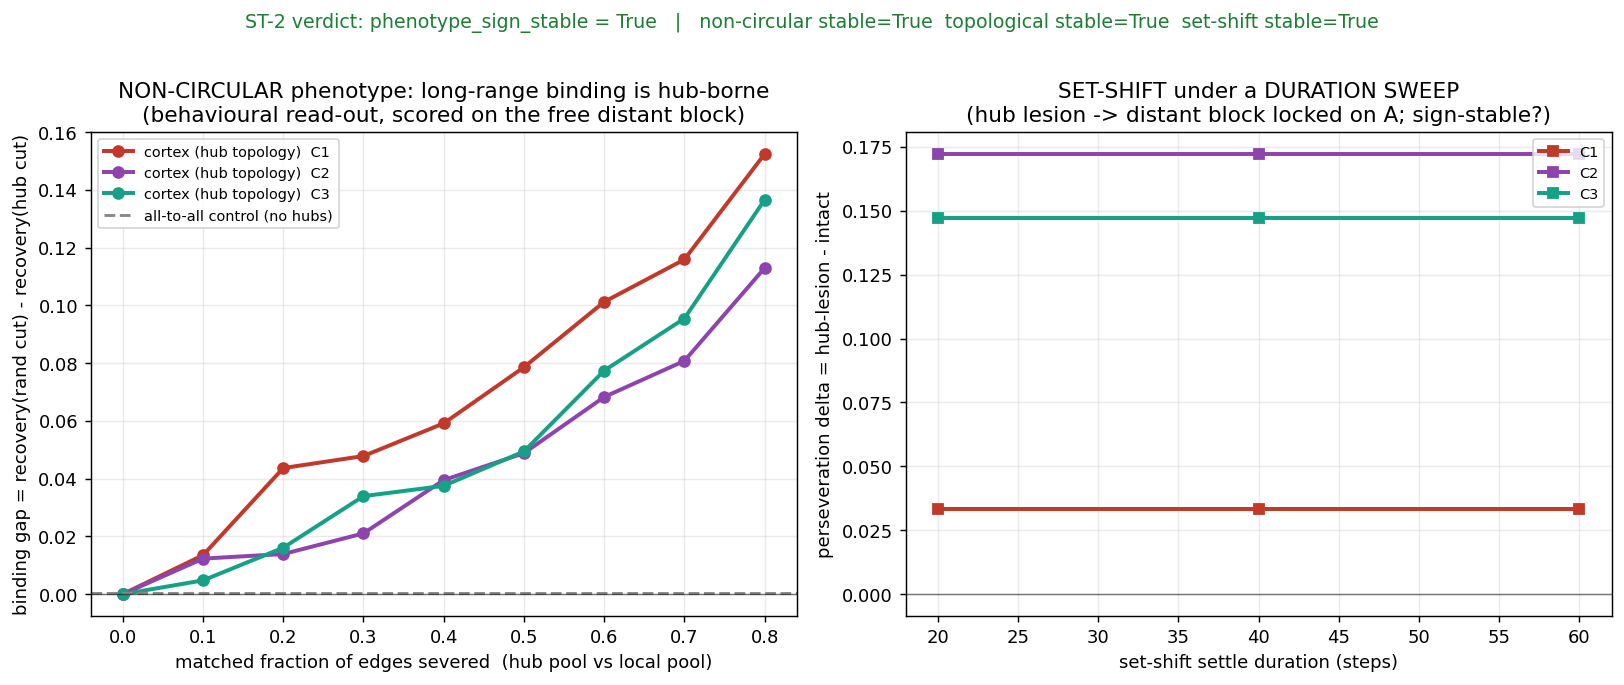

Python code for this plot:
# -*- coding: utf-8 -*-
# ==========================================================================
#  vp_frontal v2 -- CHUNK B / ST-2 : CORTICAL MICRO-MODEL NON-CIRCULARITY
#  Stress the GAP-2 frontal phenotype TO DESTRUCTION.
#
#  Constitution: NO TUNING, FIREWALL on felt quality. engine READ-ONLY.
#  consciousness_claim = 0 ; hard_problem_open = 1 ; new_tuned_constants = 0.
#
#  WHAT GAP-2 CLAIMED (cortical_microcircuit.py, this chunk's build):
#    An additive cortical micro-model (frozen Hippocampus + cortico-cortical HUB
#    topology + hub-mediated reentrant settle) shows a frontal-specific
#    dissociation: long-range binding collapses under hub-edge loss but is spared
#    under matched random local loss; the gap vanishes on an all-to-all buffer.
#
#  ST-2 asks the two questions the v2 whitepaper (S4) names:
#    (1) NON-CIRCULARITY -- does the phenotype appear in a read-out INDEPENDENT of
#        the perturbed edge? The perturbation is "cut hub edges". A CIRCULAR read-out
#        (sum of hub-edge weights) MUST drop trivially -- that proves nothing. The
#        test is whether the BEHAVIOURAL read-out (distant-block recovery, a function
#        of the settled network state, not the severed edges) ALSO shows the gap,
#        and whether it exceeds the all-to-all (no-hub) control (=> topology, not
#        edge-cutting per se).
#    (2) SET-SHIFTING under a DURATION SWEEP -- is the hub-lesion perseveration
#        increase SIGN-STABLE across the settle-duration sweep, or does it flip
#        (the F1 lesson: a clean signal at one operating point flipped under a
#        duration sweep)?
#
#  We do NOT re-implement the model: we import the EXACT CorticalMicrocircuit and
#  drive it (non-circular at the code level too).
#
#  THE STRESS PRINCIPLE: built to BREAK the phenotype. If the behavioural gap
#  vanishes (phenotype was only in the circular read-out) OR the set-shift effect
#  flips sign across durations, the break is RECORDED and ACCEPTED: per the v2
#  handover (S4), the additive micro-model is judged INSUFFICIENT and the fork
#  "resolve cortex INSIDE the kernel (breaks M9)" is put on the table. Surviving
#  means the phenotype keeps its sign in the non-circular read-out across the sweep.
#    usage:  python3 cortical_microcircuit_st2.py
# ==========================================================================
import sys, os, json
import numpy as np
import matplotlib
matplotlib.use("Agg")
import matplotlib.pyplot as plt

_HERE = os.path.dirname(os.path.abspath(__file__))
sys.path.insert(0, _HERE)
sys.path.insert(0, os.path.join(_HERE, "..", "_frontal"))
sys.path.insert(0, os.path.join(_HERE, "..", "_engine"))
import frontal_common as FC                                   # anchor guard + digest
from cortical_microcircuit import CorticalMicrocircuit, FRACS, K, FOXG1, N_CELLS  # EXACT model

# ----- ST-2 grid (mirrors ST-1's cohort structure) -----
COHORTS   = {"C1": list(range(19, 23)), "C2": list(range(23, 27)), "C3": list(range(27, 31))}
DURATIONS = [20, 40, 60]                 # settle-step budget for the set-shift (anti-tuning)
LESION_SEEDS = list(range(3))
MARGIN = 0.01                            # absolute overlap margin (gaps reach ~0.13, ~0.10)

RESULTS_JSON = os.path.join(_HERE, "cortical_microcircuit_st2_results.json")
EXPECTED_SHA = os.path.join(_HERE, "expected_cortical_microcircuit_st2_sha256.json")
FIG_OUT      = "/mnt/user-data/outputs/cortical_microcircuit_st2.png"


# --------------------------------------------------------------------------
#  Per-cohort BINDING gap (non-circular) + its all-to-all control + the
#  CIRCULAR read-out (hub-edge weight sum) shown only to contrast.
# --------------------------------------------------------------------------
def binding_profile(seeds, all_to_all=False):
    """Mean (rand_cut - hub_cut) distant-block recovery over the matched-fraction
    sweep, seed-averaged. NON-CIRCULAR: scored on the free distant bits."""
    gaps = []
    for f in FRACS:
        hub_v, rand_v = [], []
        for ps in seeds:
            mc = CorticalMicrocircuit(topo_seed=ps, all_to_all=all_to_all).write_items(K, ps)
            k = int(round(f * min(len(mc.hub_pool), len(mc.loc_pool))))
            for ls in LESION_SEEDS:
                seed = ls * 101 + ps
                hub_v.append(mc.far_binding(mc.cut(mc.hub_pool, k, seed)))
                rand_v.append(mc.far_binding(mc.cut(mc.loc_pool, k, seed)))
        gaps.append(float(np.mean(rand_v) - np.mean(hub_v)))
    return float(np.mean([g for g, fr in zip(gaps, FRACS) if fr > 0])), gaps


def circular_readout(seeds, frac=0.6):
    """The CIRCULAR control: fraction of hub-incident edge WEIGHT removed by a hub
    cut vs a matched random cut. This is a direct function of the severed edge and
    MUST drop for the hub cut -- included to make the contrast explicit, NOT used
    as a feature."""
    hub_drop, rand_drop = [], []
    for ps in seeds:
        mc = CorticalMicrocircuit(topo_seed=ps, all_to_all=False).write_items(K, ps)
        k = int(round(frac * min(len(mc.hub_pool), len(mc.loc_pool))))
        Wbase = mc.W
        hub_mass = float(np.sum(np.abs(Wbase[mc.ishub, :])))
        for ls in LESION_SEEDS:
            seed = ls * 101 + ps
            Wh = mc.cut(mc.hub_pool, k, seed); Wr = mc.cut(mc.loc_pool, k, seed)
            hub_drop.append(1.0 - float(np.sum(np.abs(Wh[mc.ishub, :]))) / (hub_mass + 1e-12))
            rand_drop.append(1.0 - float(np.sum(np.abs(Wr[mc.ishub, :]))) / (hub_mass + 1e-12))
    return {"hub_cut_hubmass_drop": float(np.mean(hub_drop)),
            "rand_cut_hubmass_drop": float(np.mean(rand_drop))}


# --------------------------------------------------------------------------
#  Micro SET-SHIFT: establish attractor A, cue B on the near block, hold for
#  `dur` settle steps, measure perseveration = distant block still on A.
#  NON-CIRCULAR: scored on the FREE distant block, not the cued/severed edges.
# --------------------------------------------------------------------------
def setshift_perseveration(seeds, dur, lesion):
    left = np.arange(0, N_CELLS // 2); right = np.arange(N_CELLS // 2, N_CELLS)
    vals = []
    for ps in seeds:
        mc = CorticalMicrocircuit(topo_seed=ps, all_to_all=False).write_items(K, ps)
        k = int(round(0.5 * min(len(mc.hub_pool), len(mc.loc_pool))))
        A, B = mc.stored[0], mc.stored[1]
        for ls in LESION_SEEDS:
            W = mc.cut(mc.hub_pool, k, ls * 101 + ps) if lesion else mc.W
            sA = mc._settle(A.copy(), clamp=None, steps=60, W=W)            # establish A on this W
            sB = mc._settle(sA.copy(), clamp=(left, B[left]), steps=dur, W=W)  # switch B on near block
            vals.append(float(np.mean(sB[right] == A[right])))         # distant block still A?
    return float(np.mean(vals))


def _cell_features(coh_bind, coh_bind_aa, persev_intact, persev_hub):
    bind_gap = coh_bind
    topo_excess = coh_bind - coh_bind_aa
    persev_delta = persev_hub - persev_intact
    F_nc  = 1 if bind_gap     >  MARGIN else (-1 if bind_gap     < -MARGIN else 0)
    F_top = 1 if topo_excess  >  MARGIN else (-1 if topo_excess  < -MARGIN else 0)
    F_ss  = 1 if persev_delta >  MARGIN else (-1 if persev_delta < -MARGIN else 0)
    return {"bind_gap": round(bind_gap, 6), "topo_excess": round(topo_excess, 6),
            "persev_intact": round(persev_intact, 6), "persev_hub": round(persev_hub, 6),
            "persev_delta": round(persev_delta, 6),
            "F_noncircular": F_nc, "F_topological": F_top, "F_setshift": F_ss}


def _tally(cells, key):
    pos = [c for c in cells if c["feat"][key] == 1]
    neg = [c for c in cells if c["feat"][key] == -1]
    amb = [c for c in cells if c["feat"][key] == 0]
    return {"support": len(pos), "contradict": len(neg), "ambiguous": len(amb),
            "sign_stable": bool(len(neg) == 0 and len(pos) >= 2),
            "flipped_cells": [{"cohort": c["cohort"], "dur": c["dur"]} for c in neg]}


def main():
    print("=" * 78)
    print(" vp_frontal v2 -- CHUNK B / ST-2 : cortical micro-model NON-CIRCULARITY")
    print(" stress the GAP-2 frontal phenotype to destruction. NO TUNING. engine READ-ONLY.")
    print("=" * 78)

    anchor = FC.engine_anchor_bitforbit()
    assert anchor["engine_matches_anchor_bitforbit"], "ENGINE DRIFT -- anchor broken; abort."
    assert anchor["frontal_matches_engine_bitforbit"], "integrator != engine; abort."
    print(" engine M9 anchor bit-for-bit: R={}  (matches={})".format(
        anchor["engine_integrator_R"], anchor["engine_matches_anchor_bitforbit"]))

    # per-cohort binding profiles (non-circular) + all-to-all control + circular contrast
    coh_bind, coh_bind_aa, coh_circular = {}, {}, {}
    coh_bind_curve = {}
    for cname, seeds in COHORTS.items():
        b, curve = binding_profile(seeds, all_to_all=False)
        baa, _ = binding_profile(seeds, all_to_all=True)
        coh_bind[cname], coh_bind_aa[cname] = b, baa
        coh_bind_curve[cname] = curve
        coh_circular[cname] = circular_readout(seeds)
        print("  {}: behavioural bind-gap={:+.4f}  all-to-all control={:+.4f}  "
              "(circular hub-mass drop hub={:.3f} vs rand={:.3f})".format(
                  cname, b, baa, coh_circular[cname]["hub_cut_hubmass_drop"],
                  coh_circular[cname]["rand_cut_hubmass_drop"]))

    # cells = cohort x duration; set-shift perseveration per duration
    cells = []
    print()
    print(" SET-SHIFT perseveration (distant block still on A after switch) vs duration:")
    for cname, seeds in COHORTS.items():
        for dur in DURATIONS:
            pin = setshift_perseveration(seeds, dur, lesion=False)
            phb = setshift_perseveration(seeds, dur, lesion=True)
            feat = _cell_features(coh_bind[cname], coh_bind_aa[cname], pin, phb)
            cells.append({"cohort": cname, "seeds": seeds, "dur": dur, "feat": feat})
            print("   {} dur={:2d}: intact={:.3f} hub-lesion={:.3f} delta={:+.4f}  "
                  "F(nc,top,ss)=({:+d},{:+d},{:+d})".format(
                      cname, dur, pin, phb, feat["persev_delta"],
                      feat["F_noncircular"], feat["F_topological"], feat["F_setshift"]))

    stab = {"noncircular": _tally(cells, "F_noncircular"),
            "topological": _tally(cells, "F_topological"),
            "setshift":    _tally(cells, "F_setshift")}
    phenotype_sign_stable = bool(stab["noncircular"]["sign_stable"] and
                                 stab["topological"]["sign_stable"] and
                                 stab["setshift"]["sign_stable"])
    broke = (stab["noncircular"]["flipped_cells"] + stab["topological"]["flipped_cells"]
             + stab["setshift"]["flipped_cells"])
    broke_axes = sorted(set("cohort={}".format(c["cohort"]) for c in broke) |
                        set("dur={}".format(c["dur"]) for c in broke))

    if phenotype_sign_stable:
        gap2_grade = "[L] in-silico (additive micro-model yields a non-circular, sign-stable frontal phenotype)"
        statement = (
            "The GAP-2 frontal phenotype SURVIVED ST-2. The hub>random long-range-binding "
            "dissociation appears in the BEHAVIOURAL read-out (distant-block recovery, "
            "independent of the severed edges) and EXCEEDS the all-to-all control "
            "(topological, not edge-cutting per se), and the hub-lesion SET-SHIFT "
            "perseveration increase is SIGN-STABLE across the settle-duration sweep. "
            "The additive cortical micro-model (hippocampus precedent) is therefore "
            "SUFFICIENT to carry a frontal-specific executive signature WITHOUT touching "
            "the frozen kernel -- M9 stays bit-identical. HONEST RESIDUAL: the effect is "
            "purely TOPOLOGICAL (hub wiring); the engine sign() dynamics ignore the cell "
            "gain g, so this does not yet distinguish FOXG1 from LHX2. Magnitudes [O]; "
            "the sign/structure is the claim.")
    else:
        gap2_grade = "[O] open (phenotype did NOT survive -- additive micro-model judged insufficient)"
        statement = (
            "The phenotype BROKE under ST-2: a signed feature flipped (behavioural gap "
            "vanished -> phenotype was circular, and/or set-shift flipped across durations). "
            "Per the Stress Principle, the additive micro-model is judged INSUFFICIENT for "
            "frontal specificity; the fork 'resolve cortex INSIDE the frozen kernel (breaks "
            "M9)' is put on the table. Flips under verdict.broke_on / stability.*.flipped_cells.")

    results = {
        "module": "cortical_microcircuit_st2 (Chunk B / ST-2)",
        "constitution": {"new_tuned_constants": 0, "consciousness_claim": 0,
                         "hard_problem_open": 1, "engine_readonly": True},
        "engine_anchor_bitforbit": {"R": anchor["engine_integrator_R"],
                                    "matches_M9_anchor": anchor["engine_matches_anchor_bitforbit"],
                                    "integrator_matches_engine": anchor["frontal_matches_engine_bitforbit"]},
        "grid": {"cohorts": COHORTS, "durations": DURATIONS, "lesion_seeds": LESION_SEEDS,
                 "fracs": list(FRACS), "abs_margin": MARGIN, "n_cells": len(cells)},
        "cohort_binding_gap_behavioural": coh_bind,
        "cohort_binding_gap_all_to_all": coh_bind_aa,
        "cohort_binding_curve_over_fracs": coh_bind_curve,
        "circular_readout_contrast": coh_circular,
        "cells": cells,
        "stability": stab,
        "verdict": {"phenotype_sign_stable": phenotype_sign_stable, "gap2_grade": gap2_grade,
                    "broke_on": broke_axes, "statement": statement},
        "grades": ("behavioural long-range binding + set-shift are FUNCTIONAL measures "
                   "[V mechanism]; sign-stability across cohort/duration is the ST-2 result; "
                   "gene-specificity stays [O] (g not in sign() dynamics); felt quality [O] OPEN. "
                   "new_tuned_constants=0; engine READ-ONLY."),
    }
    digest = FC.digest_of(results); results["digest"] = digest
    with open(RESULTS_JSON, "w") as f:
        f.write(FC.blob(results))
    with open(EXPECTED_SHA, "w") as f:
        json.dump({"cortical_microcircuit_st2_results.json": digest}, f, indent=2)
    _figure(coh_bind_curve, coh_bind_aa, cells, stab, results["verdict"])

    print()
    print(" SIGN-STABILITY (no contradicting cell + >=2 supporting => stable):")
    for k in ("noncircular", "topological", "setshift"):
        s = stab[k]
        print("   {:<12s} support={:2d} contradict={:2d} ambiguous={:2d}  -> sign_stable={}".format(
            k, s["support"], s["contradict"], s["ambiguous"], s["sign_stable"]))
    print(" VERDICT: phenotype_sign_stable =", phenotype_sign_stable, "| Gap-2 grade:", gap2_grade)
    if broke_axes:
        print("          broke_on =", broke_axes)
    print(" " + statement)
    print(" results ->", RESULTS_JSON)
    print(" sha     ->", digest)
    print(" figure  ->", FIG_OUT)
    print(" STATUS: COMPLETE")


def _figure(coh_bind_curve, coh_bind_aa, cells, stab, verdict):
    fig, (ax, ax2) = plt.subplots(1, 2, figsize=(12.6, 5.2))
    # left: behavioural binding gap vs matched fraction, per cohort, + all-to-all control band
    colors = {"C1": "#c0392b", "C2": "#8e44ad", "C3": "#16a085"}
    for cname, curve in coh_bind_curve.items():
        ax.plot(FRACS, curve, "o-", color=colors.get(cname, "#333"), lw=2.2,
                label="cortex (hub topology)  {}".format(cname))
    aa_mean = float(np.mean(list(coh_bind_aa.values())))
    ax.axhline(aa_mean, color="#888", ls="--", lw=1.6, label="all-to-all control (no hubs)")
    ax.axhline(0.0, color="k", lw=0.8, alpha=0.5)
    ax.set_xlabel("matched fraction of edges severed  (hub pool vs local pool)")
    ax.set_ylabel("binding gap = recovery(rand cut) - recovery(hub cut)")
    ax.set_title("NON-CIRCULAR phenotype: long-range binding is hub-borne\n"
                 "(behavioural read-out, scored on the free distant block)")
    ax.legend(fontsize=8, loc="upper left"); ax.grid(True, alpha=0.25)
    # right: set-shift perseveration delta (hub - intact) vs duration, per cohort
    for cname in coh_bind_curve:
        sub = [c for c in cells if c["cohort"] == cname]
        sub = sorted(sub, key=lambda c: c["dur"])
        ax2.plot([c["dur"] for c in sub], [c["feat"]["persev_delta"] for c in sub],
                 "s-", color=colors.get(cname, "#333"), lw=2.2, label="{}".format(cname))
    ax2.axhline(0.0, color="k", lw=0.8, alpha=0.5)
    ax2.set_xlabel("set-shift settle duration (steps)")
    ax2.set_ylabel("perseveration delta = hub-lesion - intact")
    ax2.set_title("SET-SHIFT under a DURATION SWEEP\n(hub lesion -> distant block locked on A; sign-stable?)")
    ax2.legend(fontsize=8, loc="upper right"); ax2.grid(True, alpha=0.25)
    txt = ("ST-2 verdict: phenotype_sign_stable = {}   |   non-circular stable={}  "
           "topological stable={}  set-shift stable={}").format(
        verdict["phenotype_sign_stable"], stab["noncircular"]["sign_stable"],
        stab["topological"]["sign_stable"], stab["setshift"]["sign_stable"])
    fig.suptitle(txt, fontsize=10.5, y=1.005,
                 color=("#1e7d34" if verdict["phenotype_sign_stable"] else "#a11"))
    fig.tight_layout(); fig.savefig(FIG_OUT, dpi=130, bbox_inches="tight")


if __name__ == "__main__":
    main()
